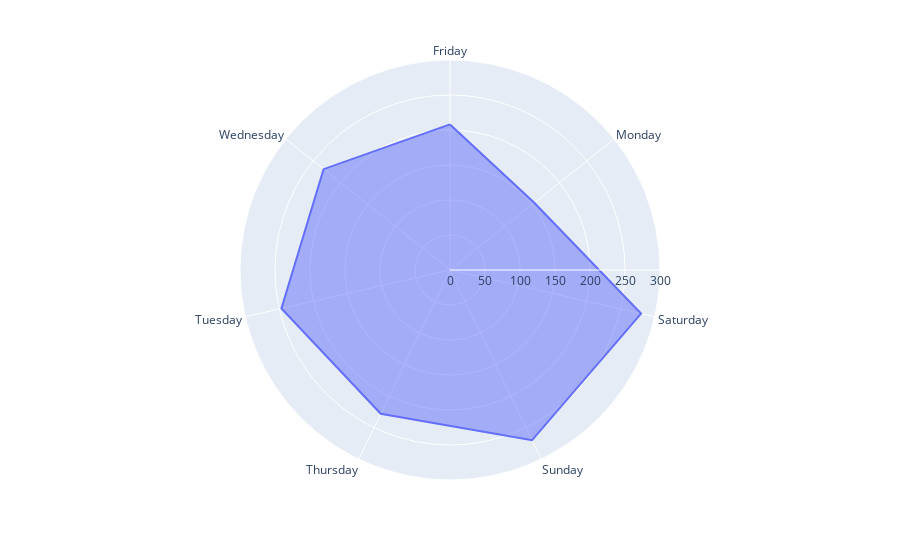

The code cell stored with this chart in its notebook:
### Code cell
def f(i):
  l = ["Monday", "Tuesday", "Wednesday", "Thursday", "Friday", "Saturday", "Sunday"]
  return l[i];
day_df= pd.DataFrame(data_strava["activity_count"])
day_df['day_of_date'] = data_strava['dates'].dt.weekday
day_df['day_of_date'] = day_df["day_of_date"].apply(f)
day = day_df.groupby("day_of_date").sum()
day.reset_index(inplace=True)
fig = px.line_polar(day, r='activity_count', theta='day_of_date', line_close=True)
fig.update_traces(fill='toself')
fig.update_layout(
  polar=dict(
    radialaxis=dict(
      visible=True,
        range=[0,300]
    )),
  showlegend=False
)
fig.show()

### Figure 1 — Plotly figure (JSON) as saved in the notebook; plotly's stock layout.template omitted (floating-point values rounded to 4 significant figures)
{"data": [{"fill": "toself", "hovertemplate": "activity_count=%{r}<br>day_of_date=%{theta}<extra></extra>", "legendgroup": "", "line": {"color": "#636efa", "dash": "solid"}, "mode": "lines", "name": "", "r": [208, 154, 280, 270, 228, 247, 231, 208], "showlegend": false, "subplot": "polar", "theta": ["Friday", "Monday", "Saturday", "Sunday", "Thursday", "Tuesday", "Wednesday", "Friday"], "type": "scatterpolar"}], "layout": {"legend": {"tracegroupgap": 0}, "margin": {"t": 60}, "polar": {"angularaxis": {"direction": "clockwise", "rotation": 90}, "domain": {"x": [0, 1], "y": [0, 1]}, "radialaxis": {"range": [0, 300], "visible": true}}, "showlegend": false}}
